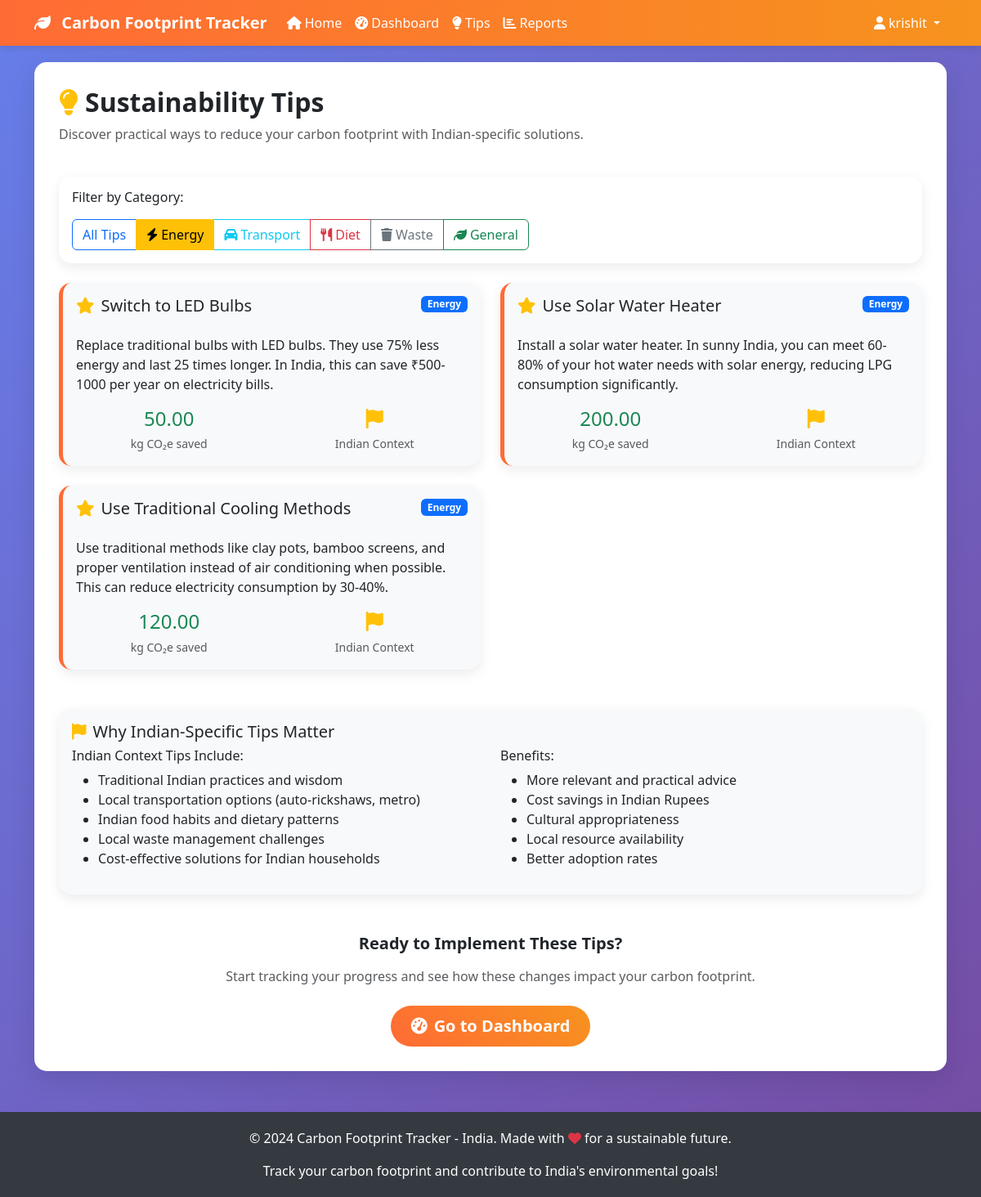
The page /tips/?category=energy (signed in) on the database its author committed.
### footprint/models.py (models this page shows, shortened)
class SustainabilityTip(models.Model):
    CATEGORY_CHOICES = [
        ('energy', 'Energy'),
        ('transport', 'Transportation'),
        ('diet', 'Diet'),
        ('waste', 'Waste Management'),
        ('general', 'General'),
    ]
    title = models.CharField(max_length=200)
    description = models.TextField()
    category = models.CharField(max_length=20, choices=CATEGORY_CHOICES)
    impact_kg_co2 = models.DecimalField(max_digits=8, decimal_places=2, help_text="Potential CO2 savings in kg")
    indian_context = models.BooleanField(default=True, help_text="Tip specific to Indian context")
    created_at = models.DateTimeField(auto_now_add=True)

### footprint/views.py (the view)
# urls.py: path('tips/', views.tips, name='tips'),
@login_required
def tips(request):
    category = request.GET.get('category', '')
    if category:
        tips = SustainabilityTip.objects.filter(
            category=category,
            indian_context=True
        )
    else:
        tips = SustainabilityTip.objects.filter(indian_context=True)
    context = {
        'tips': tips,
        'selected_category': category,
    }
    return render(request, 'footprint/tips.html', context)

### templates/footprint/tips.html (shortened to what this page needs)
{% extends 'base.html' %}
{% block content %}
<div class="main-content">
    <div class="row mb-4">
        <div class="col-12">
            <h2 class="fw-bold">
                <i class="fas fa-lightbulb me-2 text-warning"></i>Sustainability Tips
            </h2>
            <p class="text-muted">Discover practical ways to reduce your carbon footprint with Indian-specific solutions.</p>
        </div>
    </div>
    <div class="row mb-4">
        <div class="col-12">
            <div class="card">
                <div class="card-body">
                    <h6 class="mb-3">Filter by Category:</h6>
                    <div class="btn-group" role="group">
                        <a href="{% url 'tips' %}" class="btn btn-outline-primary {% if not selected_category %}active{% endif %}">
                            All Tips
                        </a>
                        <a href="{% url 'tips' %}?category=energy" class="btn btn-outline-warning {% if selected_category == 'energy' %}active{% endif %}">
                            <i class="fas fa-bolt me-1"></i>Energy
                        </a>
                        <a href="{% url 'tips' %}?category=transport" class="btn btn-outline-info {% if selected_category == 'transport' %}active{% endif %}">
                            <i class="fas fa-car me-1"></i>Transport
                        </a>
                        <a href="{% url 'tips' %}?category=diet" class="btn btn-outline-danger {% if selected_category == 'diet' %}active{% endif %}">
                            <i class="fas fa-utensils me-1"></i>Diet
                        </a>
                        <a href="{% url 'tips' %}?category=waste" class="btn btn-outline-secondary {% if selected_category == 'waste' %}active{% endif %}">
                            <i class="fas fa-trash me-1"></i>Waste
                        </a>
                        <a href="{% url 'tips' %}?category=general" class="btn btn-outline-success {% if selected_category == 'general' %}active{% endif %}">
                            <i class="fas fa-leaf me-1"></i>General
                        </a>
                    </div>
                </div>
            </div>
        </div>
    </div>
    <div class="row g-4">
        {% for tip in tips %}
        <div class="col-lg-6">
            <div class="card tip-card h-100">
                <div class="card-body">
                    <div class="d-flex justify-content-between align-items-start mb-3">
                        <h5 class="card-title">
                            <i class="fas fa-star text-warning me-2"></i>{{ tip.title }}
                        </h5>
                        <span class="badge bg-primary">{{ tip.get_category_display }}</span>
                    </div>
                    <p class="card-text">{{ tip.description }}</p>
                    <div class="row mt-3">
                        <div class="col-6">
                            <div class="text-center">
                                <div class="h4 text-success mb-1">{{ tip.impact_kg_co2 }}</div>
                                <small class="text-muted">kg CO₂e saved</small>
                            </div>
                        </div>
                        <div class="col-6">
                            <div class="text-center">
                                <div class="h4 text-info mb-1">
                                    {% if tip.indian_context %}
                                        <i class="fas fa-flag text-warning"></i>
                                    {% else %}
                                        <i class="fas fa-globe text-info"></i>
                                    {% endif %}
                                </div>
                                <small class="text-muted">
                                    {% if tip.indian_context %}
                                        Indian Context
                                    {% else %}
                                        Global Tip
                                    {% endif %}
                                </small>
                            </div>
                        </div>
                    </div>
                </div>
            </div>
        </div>
        {% endfor %}
    </div>
    <div class="row mt-5">
        <div class="col-12">
            <div class="card bg-light">
                <div class="card-body">
                    <h5 class="card-title">
                        <i class="fas fa-flag me-2 text-warning"></i>Why Indian-Specific Tips Matter
                    </h5>
                    <div class="row">
                        <div class="col-md-6">
                            <h6>Indian Context Tips Include:</h6>
                            <ul>
                                <li>Traditional Indian practices and wisdom</li>
                                <li>Local transportation options (auto-rickshaws, metro)</li>
                                <li>Indian food habits and dietary patterns</li>
                                <li>Local waste management challenges</li>
                                <li>Cost-effective solutions for Indian households</li>
                            </ul>
                        </div>
                        <div class="col-md-6">
                            <h6>Benefits:</h6>
                            <ul>
                                <li>More relevant and practical advice</li>
                                <li>Cost savings in Indian Rupees</li>
                                <li>Cultural appropriateness</li>
                                <li>Local resource availability</li>
                                <li>Better adoption rates</li>
                            </ul>
                        </div>
                    </div>
                </div>
            </div>
        </div>
    </div>
    <div class="text-center mt-5">
        <h5 class="fw-bold mb-3">Ready to Implement These Tips?</h5>
        <p class="text-muted mb-4">Start tracking your progress and see how these changes impact your carbon footprint.</p>
        <a href="{% url 'dashboard' %}" class="btn btn-primary btn-lg">
            <i class="fas fa-tachometer-alt me-2"></i>Go to Dashboard
        </a>
    </div>
</div>
{% endblock %}

### templates/base.html (shortened to what this page needs)
<!DOCTYPE html>
<html lang="en">
<head>
    <link href="https://cdn.jsdelivr.net/npm/bootstrap@5.3.0/dist/css/bootstrap.min.css" rel="stylesheet">
    <link rel="stylesheet" href="https://cdnjs.cloudflare.com/ajax/libs/font-awesome/6.4.0/css/all.min.css">
</head>
<body>
    <nav class="navbar navbar-expand-lg navbar-dark">
        <div class="container">
            <a class="navbar-brand" href="{% url 'home' %}">
                <i class="fas fa-leaf me-2"></i>
                Carbon Footprint Tracker
            </a>
            <div class="collapse navbar-collapse" id="navbarNav">
                <ul class="navbar-nav me-auto">
                    <li class="nav-item">
                        <a class="nav-link" href="{% url 'home' %}">
                            <i class="fas fa-home me-1"></i>Home
                        </a>
                    </li>
                    {% if user.is_authenticated %}
                    <li class="nav-item">
                        <a class="nav-link" href="{% url 'dashboard' %}">
                            <i class="fas fa-tachometer-alt me-1"></i>Dashboard
                        </a>
                    </li>
                    <li class="nav-item">
                        <a class="nav-link" href="{% url 'tips' %}">
                            <i class="fas fa-lightbulb me-1"></i>Tips
                        </a>
                    </li>
                    <li class="nav-item">
                        <a class="nav-link" href="{% url 'reports' %}">
                            <i class="fas fa-chart-bar me-1"></i>Reports
                        </a>
                    </li>
                    {% endif %}
                </ul>
                <ul class="navbar-nav">
                    {% if user.is_authenticated %}
                    <li class="nav-item dropdown">
                        <a class="nav-link dropdown-toggle" href="#" id="navbarDropdown" role="button" data-bs-toggle="dropdown">
                            <i class="fas fa-user me-1"></i>{{ user.username }}
                        </a>
                    </li>
                    {% endif %}
                </ul>
            </div>
        </div>
    </nav>
    <div class="container">
        {% block content %}{% endblock %}
    </div>
    <footer class="footer">
        <div class="container">
            <p>&copy; 2024 Carbon Footprint Tracker - India. Made with <i class="fas fa-heart text-danger"></i> for a sustainable future.</p>
            <p class="mb-0">Track your carbon footprint and contribute to India's environmental goals!</p>
        </div>
    </footer>
</body>
</html>

### templates/base.html (style rules this page uses)
:root { --primary-color: #FF6B35; --secondary-color: #F7931E; --accent-color: #FFD23F; --success-color: #28a745; --info-color: #17a2b8; --warning-color: #ffc107; --danger-color: #dc3545; --dark-color: #343a40; --light-color: #f8f9fa; }
body { background: linear-gradient(135deg, #667eea 0%, #764ba2 100%); min-height: 100vh; font-family: 'Segoe UI', Tahoma, Geneva, Verdana, sans-serif; }
.navbar { background: linear-gradient(90deg, var(--primary-color), var(--secondary-color)) !important; box-shadow: 0 2px 10px rgba(0,0,0,0.1); }
.navbar-brand { font-weight: bold; color: white !important; }
.nav-link { color: white !important; font-weight: 500; }
.main-content { background: white; border-radius: 15px; box-shadow: 0 10px 30px rgba(0,0,0,0.1); margin: 20px 0; padding: 30px; }
.card { border: none; border-radius: 15px; box-shadow: 0 5px 15px rgba(0,0,0,0.08); transition: transform 0.3s ease; }
.btn-primary { background: linear-gradient(45deg, var(--primary-color), var(--secondary-color)); border: none; border-radius: 25px; padding: 10px 25px; font-weight: 600; }
.footer { background: var(--dark-color); color: white; text-align: center; padding: 20px 0; margin-top: 50px; }
.tip-card { border-left: 5px solid var(--primary-color); background: #f8f9fa; }

### rows shown on the page
SustainabilityTip: title "Switch to LED Bulbs", category "Energy", description "Replace traditional bulbs with LED bulbs. They use 75% less energy and last 25 times longer. In India, this can save ₹500-1000 per year on electricity bills.", impact_kg_co2 "50.00", indian_context True (drawn)
SustainabilityTip: title "Use Solar Water Heater", category "Energy", description "Install a solar water heater. In sunny India, you can meet 60-80% of your hot water needs with solar energy, reducing LPG consumption significantly.", impact_kg_co2 "200.00", indian_context True (drawn)
SustainabilityTip: title "Use Traditional Cooling Methods", category "Energy", description "Use traditional methods like clay pots, bamboo screens, and proper ventilation instead of air conditioning when possible. This can reduce electricity consumption by 30-40%.", impact_kg_co2 "120.00", indian_context True (drawn)

### other values the page prints
{{ user.username }} "krishit"
